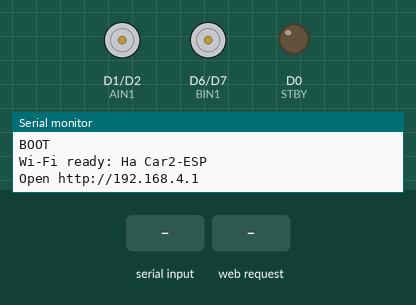
This program was run on a simulated ESP8266 (NodeMCU). On the bench: motor-driver pin pairs drawn as motors (green arrow = first pin HIGH = forward, orange = second pin HIGH = backward, longer = more drive, scaled by the enable pin, stopped while the standby pin is LOW), output pins drawn as LEDs (lit = HIGH), the last lines printed to the serial monitor. Inputs (shaded band) come from the test bench.

Above: at 1.2 s.
1.3 s: "forward" received over Serial
At 1.6 s:
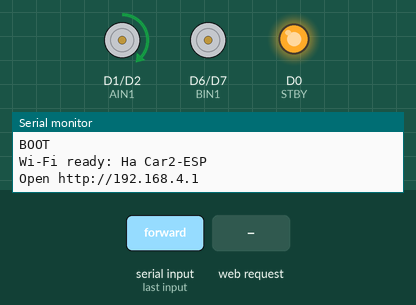
3.5 s: HTTP request GET /move?direction=forward received
At 4.0 s:
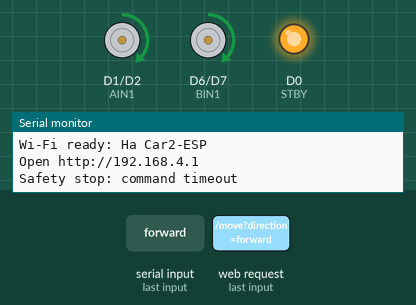
5.7 s: HTTP request GET /move?direction=backward received
At 6.2 s:
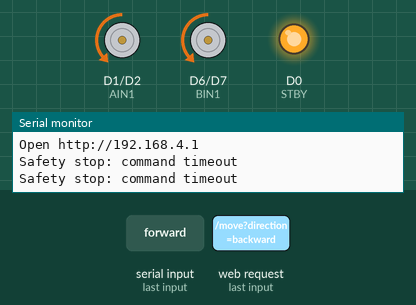
7.9 s: "l" received over Serial
At 8.4 s:
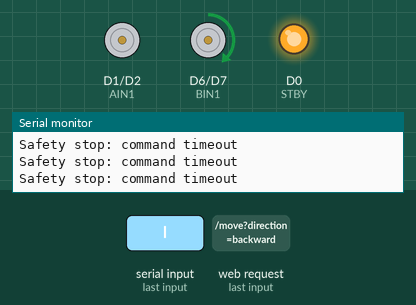
Timing chart, 0 to 10.9 s (numbered marks = the images above; inputs shaded):
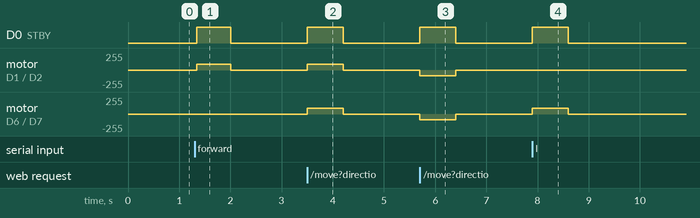

The program:

main.cpp
```cpp
#include <Arduino.h>
#include <ESP8266WebServer.h>
#include <ESP8266WiFi.h>

constexpr char WIFI_SSID[] = "Ha Car2-ESP";
constexpr uint16_t MOTOR_SPEED = 350;  // ESP8266 PWM range: 0..1023
constexpr unsigned long COMMAND_TIMEOUT_MS = 700;

// TB6612FNG -> ESP8266 NodeMCU pin connections.
#define STBY D0
#define AIN1 D1
#define AIN2 D2
#define PWMA D5
#define BIN1 D6
#define BIN2 D7
#define PWMB D8

ESP8266WebServer server(80);
bool motorsAreMoving = false;
unsigned long lastMoveCommandAt = 0;

const char CONTROL_PAGE[] PROGMEM = R"HTML(
<!doctype html>
<html lang="en">
<head>
  <meta charset="utf-8">
  <meta name="viewport" content="width=device-width,initial-scale=1,user-scalable=no">
  <title>Ha Car2</title>
  <style>
    * { box-sizing: border-box; -webkit-user-select: none; user-select: none; }
    body { margin: 0; min-height: 100vh; display: grid; place-items: center;
      background: #111827; color: #f9fafb; font-family: system-ui, sans-serif;
      touch-action: none; }
    main { width: min(92vw, 430px); text-align: center; }
    h1 { margin: 0 0 6px; font-size: 2rem; }
    #status { margin: 0 0 22px; color: #93c5fd; min-height: 1.5em; }
    .pad { display: grid; grid-template-columns: repeat(3, 1fr); gap: 12px; }
    button { border: 0; border-radius: 18px; min-height: 90px; font-size: 2rem;
      color: white; background: #2563eb; box-shadow: 0 6px 0 #1e3a8a;
      -webkit-tap-highlight-color: transparent; }
    button.active { transform: translateY(4px); box-shadow: 0 2px 0 #1e3a8a;
      background: #3b82f6; }
    .forward { grid-column: 2; }
    .left { grid-column: 1; grid-row: 2; }
    .stop { grid-column: 2; grid-row: 2; background: #dc2626;
      box-shadow: 0 6px 0 #7f1d1d; }
    .right { grid-column: 3; grid-row: 2; }
    .backward { grid-column: 2; grid-row: 3; }
    small { display: block; margin-top: 20px; color: #9ca3af; }
  </style>
</head>
<body>
  <main>
    <h1>Ha Car2</h1>
    <p id="status">Stopped</p>
    <div class="pad">
      <button class="forward" data-move="forward" aria-label="Forward">▲</button>
      <button class="left" data-move="left" aria-label="Left">◀</button>
      <button class="stop" id="stop" aria-label="Stop">■</button>
      <button class="right" data-move="right" aria-label="Right">▶</button>
      <button class="backward" data-move="backward" aria-label="Backward">▼</button>
    </div>
    <small>Hold a direction to drive. Release to stop.</small>
  </main>
  <script>
    const statusText = document.querySelector('#status');
    let heartbeat = null;
    let activeButton = null;

    function send(direction) {
      fetch('/move?direction=' + direction, {cache: 'no-store'}).catch(() => {
        if (heartbeat) clearInterval(heartbeat);
        heartbeat = null;
        if (activeButton) activeButton.classList.remove('active');
        activeButton = null;
        statusText.textContent = 'Disconnected — safety stop active';
      });
    }

    function start(event) {
      event.preventDefault();
      stop();
      activeButton = event.currentTarget;
      activeButton.classList.add('active');
      const direction = activeButton.dataset.move;
      statusText.textContent = direction[0].toUpperCase() + direction.slice(1);
      send(direction);
      heartbeat = setInterval(() => send(direction), 200);
    }

    function stop(event) {
      if (event) event.preventDefault();
      if (heartbeat) clearInterval(heartbeat);
      heartbeat = null;
      if (activeButton) activeButton.classList.remove('active');
      activeButton = null;
      statusText.textContent = 'Stopped';
      send('stop');
    }

    document.querySelectorAll('[data-move]').forEach(button => {
      button.addEventListener('pointerdown', start);
      button.addEventListener('pointerup', stop);
      button.addEventListener('pointercancel', stop);
      button.addEventListener('pointerleave', stop);
    });
    document.querySelector('#stop').addEventListener('pointerdown', stop);
    window.addEventListener('blur', stop);
    document.addEventListener('visibilitychange', () => {
      if (document.hidden) stop();
    });
  </script>
</body>
</html>
)HTML";

uint16_t safePwmSpeed(uint16_t speed) {
  return constrain(speed, 0, 1023);
}

void motorAStop() {
  analogWrite(PWMA, 0);
  digitalWrite(AIN1, LOW);
  digitalWrite(AIN2, LOW);
}

void motorBStop() {
  analogWrite(PWMB, 0);
  digitalWrite(BIN1, LOW);
  digitalWrite(BIN2, LOW);
}

void stopAllMotors() {
  motorAStop();
  motorBStop();
  digitalWrite(STBY, LOW);
  motorsAreMoving = false;
}

void motorAForward(uint16_t speed) {
  digitalWrite(AIN1, HIGH);
  digitalWrite(AIN2, LOW);
  analogWrite(PWMA, safePwmSpeed(speed));
}

void motorAReverse(uint16_t speed) {
  digitalWrite(AIN1, LOW);
  digitalWrite(AIN2, HIGH);
  analogWrite(PWMA, safePwmSpeed(speed));
}

void motorBForward(uint16_t speed) {
  digitalWrite(BIN1, HIGH);
  digitalWrite(BIN2, LOW);
  analogWrite(PWMB, safePwmSpeed(speed));
}

void motorBReverse(uint16_t speed) {
  digitalWrite(BIN1, LOW);
  digitalWrite(BIN2, HIGH);
  analogWrite(PWMB, safePwmSpeed(speed));
}

void beginMovement() {
  digitalWrite(STBY, HIGH);
  motorsAreMoving = true;
  lastMoveCommandAt = millis();
}

void driveForward() {
  digitalWrite(STBY, LOW);
  motorAForward(MOTOR_SPEED);
  motorBForward(MOTOR_SPEED);
  beginMovement();
}

void driveBackward() {
  digitalWrite(STBY, LOW);
  motorAReverse(MOTOR_SPEED);
  motorBReverse(MOTOR_SPEED);
  beginMovement();
}

void turnLeft() {
  digitalWrite(STBY, LOW);
  motorAStop();
  motorBForward(MOTOR_SPEED);
  beginMovement();
}

void turnRight() {
  digitalWrite(STBY, LOW);
  motorAForward(MOTOR_SPEED);
  motorBStop();
  beginMovement();
}

void handleMove() {
  const String direction = server.arg("direction");

  if (direction == "forward") {
    driveForward();
  } else if (direction == "backward") {
    driveBackward();
  } else if (direction == "left") {
    turnLeft();
  } else if (direction == "right") {
    turnRight();
  } else if (direction == "stop") {
    stopAllMotors();
  } else {
    stopAllMotors();
    server.send(400, "text/plain", "Unknown direction");
    return;
  }

  server.send(200, "text/plain", "OK");
}

void handleSerialControl() {
  while (Serial.available() > 0) {
    switch (Serial.read()) {
      case 'f':
      case 'F':
        driveForward();
        break;
      case 'b':
      case 'B':
        driveBackward();
        break;
      case 'l':
      case 'L':
        turnLeft();
        break;
      case 'r':
      case 'R':
        turnRight();
        break;
      case 's':
      case 'S':
        stopAllMotors();
        break;
      default:
        break;
    }
  }
}

void setup() {
  Serial.begin(115200);
  Serial.println();
  Serial.println(F("BOOT"));

  // Hold the driver in standby before configuring the boot-sensitive D8 pin.
  pinMode(STBY, OUTPUT);
  digitalWrite(STBY, LOW);
  pinMode(AIN1, OUTPUT);
  pinMode(AIN2, OUTPUT);
  pinMode(PWMA, OUTPUT);
  pinMode(BIN1, OUTPUT);
  pinMode(BIN2, OUTPUT);
  pinMode(PWMB, OUTPUT);
  stopAllMotors();

  WiFi.mode(WIFI_AP);
  if (!WiFi.softAP(WIFI_SSID)) {
    Serial.println(F("Failed to start Wi-Fi access point"));
    return;
  }

  server.on("/", HTTP_GET, []() {
    server.sendHeader("Cache-Control", "no-store");
    server.send_P(200, "text/html", CONTROL_PAGE);
  });
  server.on("/move", HTTP_GET, handleMove);
  server.onNotFound([]() { server.send(404, "text/plain", "Not found"); });
  server.begin();

  Serial.print(F("Wi-Fi ready: "));
  Serial.println(WIFI_SSID);
  Serial.print(F("Open http://"));
  Serial.println(WiFi.softAPIP());
}

void loop() {
  server.handleClient();
  handleSerialControl();

  // Stop if no web or serial hold heartbeat arrives in time.
  if (motorsAreMoving && millis() - lastMoveCommandAt > COMMAND_TIMEOUT_MS) {
    stopAllMotors();
    Serial.println(F("Safety stop: command timeout"));
  }
}
```

Measured:
- after the input at 1.3 s, D0 (STBY): LOW → HIGH at once, → LOW 0.66 s later; motor on D1 (AIN1) / D2 (AIN2): stopped → forward 87/255 at once, → stopped 0.66 s later
- after the input at 3.5 s, D0 (STBY): LOW → HIGH at once, → LOW 0.70 s later; motor on D1 (AIN1) / D2 (AIN2), motor on D6 (BIN1) / D7 (BIN2): stopped → forward 87/255 at once, → stopped 0.70 s later
- after the input at 5.7 s, D0 (STBY): LOW → HIGH at once, → LOW 0.70 s later; motor on D1 (AIN1) / D2 (AIN2), motor on D6 (BIN1) / D7 (BIN2): stopped → backward 87/255 at once, → stopped 0.70 s later
- after the input at 7.9 s, D0 (STBY): LOW → HIGH at once, → LOW 0.70 s later; motor on D6 (BIN1) / D7 (BIN2): stopped → forward 87/255 at once, → stopped 0.70 s later
